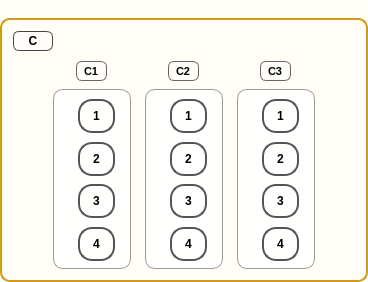
                          <widget class="QGroupBox" name="groupZoneC">
                           <property name="sizePolicy">
                            <sizepolicy hsizetype="Expanding" vsizetype="Preferred">
                             <horstretch>0</horstretch>
                             <verstretch>0</verstretch>
                            </sizepolicy>
                           </property>
                           <property name="styleSheet">
                            <string>QGroupBox{border:2px solid #d29922;border-radius:10px;margin-top:18px;background:#fffdf5;}QGroupBox::title{subcontrol-origin:margin;left:12px;top:6px;padding:0 6px;font-weight:700;}</string>
                           </property>
                           <property name="text" stdset="0">
                            <string>냉동고 C</string>
                           </property>
                           <layout class="QVBoxLayout" name="vboxZoneC">
                            <property name="spacing">
                             <number>10</number>
                            </property>
                            <item>
                             <widget class="QLabel" name="labelZone_C">
                              <property name="sizePolicy">
                               <sizepolicy hsizetype="Fixed" vsizetype="Fixed">
                                <horstretch>0</horstretch>
                                <verstretch>0</verstretch>
                               </sizepolicy>
                              </property>
                              <property name="minimumSize">
                               <size>
                                <width>24</width>
                                <height>20</height>
                               </size>
                              </property>
                              <property name="maximumSize">
                               <size>
                                <width>40</width>
                                <height>22</height>
                               </size>
                              </property>
                              <property name="styleSheet">
                               <string>QLabel{border:1px solid #444;border-radius:6px;padding:2px 6px;font-weight:700;font-size:12px;background:rgba(255,255,255,0.6);}</string>
                              </property>
                              <property name="text">
                               <string>C</string>
                              </property>
                              <property name="alignment">
                               <set>Qt::AlignCenter</set>
                              </property>
                             </widget>
                            </item>
                            <item>
                             <layout class="QHBoxLayout" name="hboxZoneC">
                              <property name="spacing">
                               <number>14</number>
                              </property>
                              <item>
                               <spacer name="hboxZoneC_spacer_left">
                                <property name="orientation">
                                 <enum>Qt::Horizontal</enum>
                                </property>
                                <property name="sizeType">
                                 <enum>QSizePolicy::Expanding</enum>
                                </property>
                                <property name="sizeHint" stdset="0">
                                 <size>
                                  <width>40</width>
                                  <height>20</height>
                                 </size>
                                </property>
                               </spacer>
                              </item>
                              <item>
                               <layout class="QVBoxLayout" name="vbox_container_C_a1">
                                <property name="spacing">
                                 <number>8</number>
                                </property>
                                <item alignment="Qt::AlignHCenter">
                                 <widget class="QLabel" name="labelRack_C1">
                                  <property name="sizePolicy">
                                   <sizepolicy hsizetype="Fixed" vsizetype="Fixed">
                                    <horstretch>0</horstretch>
                                    <verstretch>0</verstretch>
                                   </sizepolicy>
                                  </property>
                                  <property name="minimumSize">
                                   <size>
                                    <width>28</width>
                                    <height>20</height>
                                   </size>
                                  </property>
                                  <property name="maximumSize">
                                   <size>
                                    <width>40</width>
                                    <height>22</height>
                                   </size>
                                  </property>
                                  <property name="styleSheet">
                                   <string>QLabel{border:1px solid #666;border-radius:6px;padding:2px 4px;font-weight:700;font-size:11px;background:rgba(255,255,255,0.6);}</string>
                                  </property>
                                  <property name="text">
                                   <string>C1</string>
                                  </property>
                                 </widget>
                                </item>
                                <item alignment="Qt::AlignHCenter">
                                 <widget class="QFrame" name="frame_C_a1">
                                  <property name="sizePolicy">
                                   <sizepolicy hsizetype="Fixed" vsizetype="Fixed">
                                    <horstretch>0</horstretch>
                                    <verstretch>0</verstretch>
                                   </sizepolicy>
                                  </property>
                                  <property name="minimumSize">
                                   <size>
                                    <width>78</width>
                                    <height>180</height>
                                   </size>
                                  </property>
                                  <property name="maximumSize">
                                   <size>
                                    <width>90</width>
                                    <height>180</height>
                                   </size>
                                  </property>
                                  <property name="styleSheet">
                                   <string notr="true">QFrame{border:1px solid #999;border-radius:10px;background:rgba(255,255,255,0.8);padding-left:15px;}</string>
                                  </property>
                                  <property name="frameShape">
                                   <enum>QFrame::NoFrame</enum>
                                  </property>
                                  <layout class="QVBoxLayout" name="vbox_frame_C_a1">
                                   <property name="spacing">
                                    <number>10</number>
                                   </property>
                                   <item>
                                    <widget class="QToolButton" name="tube_C_a1_t1">
                                     <property name="minimumSize">
                                      <size>
                                       <width>34</width>
                                       <height>34</height>
                                      </size>
                                     </property>
                                     <property name="styleSheet">
                                      <string>QToolButton{border:2px solid #555;border-radius:14px;min-width:30px;min-height:30px;font-weight:700;}QToolButton:hover{border-color:#111;}QToolButton:checked{background:#2d89ef;color:#fff;}</string>
                                     </property>
                                     <property name="text">
                                      <string>1</string>
                                     </property>
                                     <property name="checkable">
                                      <bool>true</bool>
                                     </property>
                                     <property name="autoExclusive">
                                      <bool>false</bool>
                                     </property>
                                    </widget>
                                   </item>
                                   <item>
                                    <widget class="QToolButton" name="tube_C_a1_t2">
                                     <property name="minimumSize">
                                      <size>
                                       <width>34</width>
                                       <height>34</height>
                                      </size>
                                     </property>
                                     <property name="styleSheet">
                                      <string>QToolButton{border:2px solid #555;border-radius:14px;min-width:30px;min-height:30px;font-weight:700;}QToolButton:hover{border-color:#111;}QToolButton:checked{background:#2d89ef;color:#fff;}</string>
                                     </property>
                                     <property name="text">
                                      <string>2</string>
                                     </property>
                                     <property name="checkable">
                                      <bool>true</bool>
                                     </property>
                                     <property name="autoExclusive">
                                      <bool>false</bool>
                                     </property>
                                    </widget>
                                   </item>
                                   <item>
                                    <widget class="QToolButton" name="tube_C_a1_t3">
                                     <property name="minimumSize">
                                      <size>
                                       <width>34</width>
                                       <height>34</height>
                                      </size>
                                     </property>
                                     <property name="styleSheet">
                                      <string>QToolButton{border:2px solid #555;border-radius:14px;min-width:30px;min-height:30px;font-weight:700;}QToolButton:hover{border-color:#111;}QToolButton:checked{background:#2d89ef;color:#fff;}</string>
                                     </property>
                                     <property name="text">
                                      <string>3</string>
                                     </property>
                                     <property name="checkable">
                                      <bool>true</bool>
                                     </property>
                                     <property name="autoExclusive">
                                      <bool>false</bool>
                                     </property>
                                    </widget>
                                   </item>
                                   <item>
                                    <widget class="QToolButton" name="tube_C_a1_t4">
                                     <property name="minimumSize">
                                      <size>
                                       <width>34</width>
                                       <height>34</height>
                                      </size>
                                     </property>
                                     <property name="styleSheet">
                                      <string>QToolButton{border:2px solid #555;border-radius:14px;min-width:30px;min-height:30px;font-weight:700;}QToolButton:hover{border-color:#111;}QToolButton:checked{background:#2d89ef;color:#fff;}</string>
                                     </property>
                                     <property name="text">
                                      <string>4</string>
                                     </property>
                                     <property name="checkable">
                                      <bool>true</bool>
                                     </property>
                                     <property name="autoExclusive">
                                      <bool>false</bool>
                                     </property>
                                    </widget>
                                   </item>
                                  </layout>
                                 </widget>
                                </item>
                               </layout>
                              </item>
                              <item>
                               <layout class="QVBoxLayout" name="vbox_container_C_a2">
                                <property name="spacing">
                                 <number>8</number>
                                </property>
                                <item alignment="Qt::AlignHCenter">
                                 <widget class="QLabel" name="labelRack_C2">
                                  <property name="sizePolicy">
                                   <sizepolicy hsizetype="Fixed" vsizetype="Fixed">
                                    <horstretch>0</horstretch>
                                    <verstretch>0</verstretch>
                                   </sizepolicy>
                                  </property>
                                  <property name="minimumSize">
                                   <size>
                                    <width>28</width>
                                    <height>20</height>
                                   </size>
                                  </property>
                                  <property name="maximumSize">
                                   <size>
                                    <width>40</width>
                                    <height>22</height>
                                   </size>
                                  </property>
                                  <property name="styleSheet">
                                   <string>QLabel{border:1px solid #666;border-radius:6px;padding:2px 4px;font-weight:700;font-size:11px;background:rgba(255,255,255,0.6);}</string>
                                  </property>
                                  <property name="text">
                                   <string>C2</string>
                                  </property>
                                 </widget>
                                </item>
                                <item alignment="Qt::AlignHCenter">
                                 <widget class="QFrame" name="frame_C_a2">
                                  <property name="sizePolicy">
                                   <sizepolicy hsizetype="Fixed" vsizetype="Fixed">
                                    <horstretch>0</horstretch>
                                    <verstretch>0</verstretch>
                                   </sizepolicy>
                                  </property>
                                  <property name="minimumSize">
                                   <size>
                                    <width>78</width>
                                    <height>180</height>
                                   </size>
                                  </property>
                                  <property name="maximumSize">
                                   <size>
                                    <width>90</width>
                                    <height>180</height>
                                   </size>
                                  </property>
                                  <property name="styleSheet">
                                   <string notr="true">QFrame{border:1px solid #999;border-radius:10px;background:rgba(255,255,255,0.8);padding-left:15px;}</string>
                                  </property>
                                  <property name="frameShape">
                                   <enum>QFrame::NoFrame</enum>
                                  </property>
                                  <layout class="QVBoxLayout" name="vbox_frame_C_a2">
                                   <property name="spacing">
                                    <number>10</number>
                                   </property>
                                   <item>
                                    <widget class="QToolButton" name="tube_C_a2_t1">
                                     <property name="minimumSize">
                                      <size>
                                       <width>34</width>
                                       <height>34</height>
                                      </size>
                                     </property>
                                     <property name="styleSheet">
                                      <string>QToolButton{border:2px solid #555;border-radius:14px;min-width:30px;min-height:30px;font-weight:700;}QToolButton:hover{border-color:#111;}QToolButton:checked{background:#2d89ef;color:#fff;}</string>
                                     </property>
                                     <property name="text">
                                      <string>1</string>
                                     </property>
                                     <property name="checkable">
                                      <bool>true</bool>
                                     </property>
                                     <property name="autoExclusive">
                                      <bool>false</bool>
                                     </property>
                                    </widget>
                                   </item>
                                   <item>
                                    <widget class="QToolButton" name="tube_C_a2_t2">
                                     <property name="minimumSize">
                                      <size>
                                       <width>34</width>
                                       <height>34</height>
                                      </size>
                                     </property>
                                     <property name="styleSheet">
                                      <string>QToolButton{border:2px solid #555;border-radius:14px;min-width:30px;min-height:30px;font-weight:700;}QToolButton:hover{border-color:#111;}QToolButton:checked{background:#2d89ef;color:#fff;}</string>
                                     </property>
                                     <property name="text">
                                      <string>2</string>
                                     </property>
                                     <property name="checkable">
                                      <bool>true</bool>
                                     </property>
                                     <property name="autoExclusive">
                                      <bool>false</bool>
                                     </property>
                                    </widget>
                                   </item>
                                   <item>
                                    <widget class="QToolButton" name="tube_C_a2_t3">
                                     <property name="minimumSize">
                                      <size>
                                       <width>34</width>
                                       <height>34</height>
                                      </size>
                                     </property>
                                     <property name="styleSheet">
                                      <string>QToolButton{border:2px solid #555;border-radius:14px;min-width:30px;min-height:30px;font-weight:700;}QToolButton:hover{border-color:#111;}QToolButton:checked{background:#2d89ef;color:#fff;}</string>
                                     </property>
                                     <property name="text">
                                      <string>3</string>
                                     </property>
                                     <property name="checkable">
                                      <bool>true</bool>
                                     </property>
                                     <property name="autoExclusive">
                                      <bool>false</bool>
                                     </property>
                                    </widget>
                                   </item>
                                   <item>
                                    <widget class="QToolButton" name="tube_C_a2_t4">
                                     <property name="minimumSize">
                                      <size>
                                       <width>34</width>
                                       <height>34</height>
                                      </size>
                                     </property>
                                     <property name="styleSheet">
                                      <string>QToolButton{border:2px solid #555;border-radius:14px;min-width:30px;min-height:30px;font-weight:700;}QToolButton:hover{border-color:#111;}QToolButton:checked{background:#2d89ef;color:#fff;}</string>
                                     </property>
                                     <property name="text">
                                      <string>4</string>
                                     </property>
                                     <property name="checkable">
                                      <bool>true</bool>
                                     </property>
                                     <property name="autoExclusive">
                                      <bool>false</bool>
                                     </property>
                                    </widget>
                                   </item>
                                  </layout>
                                 </widget>
                                </item>
                               </layout>
                              </item>
                              <item>
                               <layout class="QVBoxLayout" name="vbox_container_C_a3">
                                <property name="spacing">
                                 <number>8</number>
                                </property>
                                <item alignment="Qt::AlignHCenter">
                                 <widget class="QLabel" name="labelRack_C3">
                                  <property name="sizePolicy">
                                   <sizepolicy hsizetype="Fixed" vsizetype="Fixed">
                                    <horstretch>0</horstretch>
                                    <verstretch>0</verstretch>
                                   </sizepolicy>
                                  </property>
                                  <property name="minimumSize">
                                   <size>
                                    <width>28</width>
                                    <height>20</height>
                                   </size>
                                  </property>
                                  <property name="maximumSize">
                                   <size>
                                    <width>40</width>
                                    <height>22</height>
                                   </size>
                                  </property>
                                  <property name="styleSheet">
                                   <string>QLabel{border:1px solid #666;border-radius:6px;padding:2px 4px;font-weight:700;font-size:11px;background:rgba(255,255,255,0.6);}</string>
                                  </property>
                                  <property name="text">
                                   <string>C3</string>
                                  </property>
                                 </widget>
                                </item>
                                <item alignment="Qt::AlignHCenter">
                                 <widget class="QFrame" name="frame_C_a3">
                                  <property name="sizePolicy">
                                   <sizepolicy hsizetype="Fixed" vsizetype="Fixed">
                                    <horstretch>0</horstretch>
                                    <verstretch>0</verstretch>
                                   </sizepolicy>
                                  </property>
                                  <property name="minimumSize">
                                   <size>
                                    <width>78</width>
                                    <height>180</height>
                                   </size>
                                  </property>
                                  <property name="maximumSize">
                                   <size>
                                    <width>90</width>
                                    <height>180</height>
                                   </size>
                                  </property>
                                  <property name="styleSheet">
                                   <string notr="true">QFrame{border:1px solid #999;border-radius:10px;background:rgba(255,255,255,0.8);padding-left:15px;}</string>
                                  </property>
                                  <property name="frameShape">
                                   <enum>QFrame::NoFrame</enum>
                                  </property>
                                  <layout class="QVBoxLayout" name="vbox_frame_C_a3">
                                   <property name="spacing">
                                    <number>10</number>
                                   </property>
                                   <item>
                                    <widget class="QToolButton" name="tube_C_a3_t1">
                                     <property name="minimumSize">
                                      <size>
                                       <width>34</width>
                                       <height>34</height>
                                      </size>
                                     </property>
                                     <property name="styleSheet">
                                      <string>QToolButton{border:2px solid #555;border-radius:14px;min-width:30px;min-height:30px;font-weight:700;}QToolButton:hover{border-color:#111;}QToolButton:checked{background:#2d89ef;color:#fff;}</string>
                                     </property>
                                     <property name="text">
                                      <string>1</string>
                                     </property>
                                     <property name="checkable">
                                      <bool>true</bool>
                                     </property>
                                     <property name="autoExclusive">
                                      <bool>false</bool>
                                     </property>
                                    </widget>
                                   </item>
                                   <item>
                                    <widget class="QToolButton" name="tube_C_a3_t2">
                                     <property name="minimumSize">
                                      <size>
                                       <width>34</width>
                                       <height>34</height>
                                      </size>
                                     </property>
                                     <property name="styleSheet">
                                      <string>QToolButton{border:2px solid #555;border-radius:14px;min-width:30px;min-height:30px;font-weight:700;}QToolButton:hover{border-color:#111;}QToolButton:checked{background:#2d89ef;color:#fff;}</string>
                                     </property>
                                     <property name="text">
                                      <string>2</string>
                                     </property>
                                     <property name="checkable">
                                      <bool>true</bool>
                                     </property>
                                     <property name="autoExclusive">
                                      <bool>false</bool>
                                     </property>
                                    </widget>
                                   </item>
                                   <item>
                                    <widget class="QToolButton" name="tube_C_a3_t3">
                                     <property name="minimumSize">
                                      <size>
                                       <width>34</width>
                                       <height>34</height>
                                      </size>
                                     </property>
                                     <property name="styleSheet">
                                      <string>QToolButton{border:2px solid #555;border-radius:14px;min-width:30px;min-height:30px;font-weight:700;}QToolButton:hover{border-color:#111;}QToolButton:checked{background:#2d89ef;color:#fff;}</string>
                                     </property>
                                     <property name="text">
                                      <string>3</string>
                                     </property>
                                     <property name="checkable">
                                      <bool>true</bool>
                                     </property>
                                     <property name="autoExclusive">
                                      <bool>false</bool>
                                     </property>
                                    </widget>
                                   </item>
                                   <item>
                                    <widget class="QToolButton" name="tube_C_a3_t4">
                                     <property name="minimumSize">
                                      <size>
                                       <width>34</width>
                                       <height>34</height>
                                      </size>
                                     </property>
                                     <property name="styleSheet">
                                      <string>QToolButton{border:2px solid #555;border-radius:14px;min-width:30px;min-height:30px;font-weight:700;}QToolButton:hover{border-color:#111;}QToolButton:checked{background:#2d89ef;color:#fff;}</string>
                                     </property>
                                     <property name="text">
                                      <string>4</string>
                                     </property>
                                     <property name="checkable">
                                      <bool>true</bool>
                                     </property>
                                     <property name="autoExclusive">
                                      <bool>false</bool>
                                     </property>
                                    </widget>
                                   </item>
                                  </layout>
                                 </widget>
                                </item>
                               </layout>
                              </item>
                              <item>
                               <spacer name="hboxZoneC_spacer_right">
                                <property name="orientation">
                                 <enum>Qt::Horizontal</enum>
                                </property>
                                <property name="sizeType">
                                 <enum>QSizePolicy::Expanding</enum>
                                </property>
                                <property name="sizeHint" stdset="0">
                                 <size>
                                  <width>40</width>
                                  <height>20</height>
                                 </size>
                                </property>
                               </spacer>
                              </item>
                             </layout>
                            </item>
                           </layout>
                          </widget>
